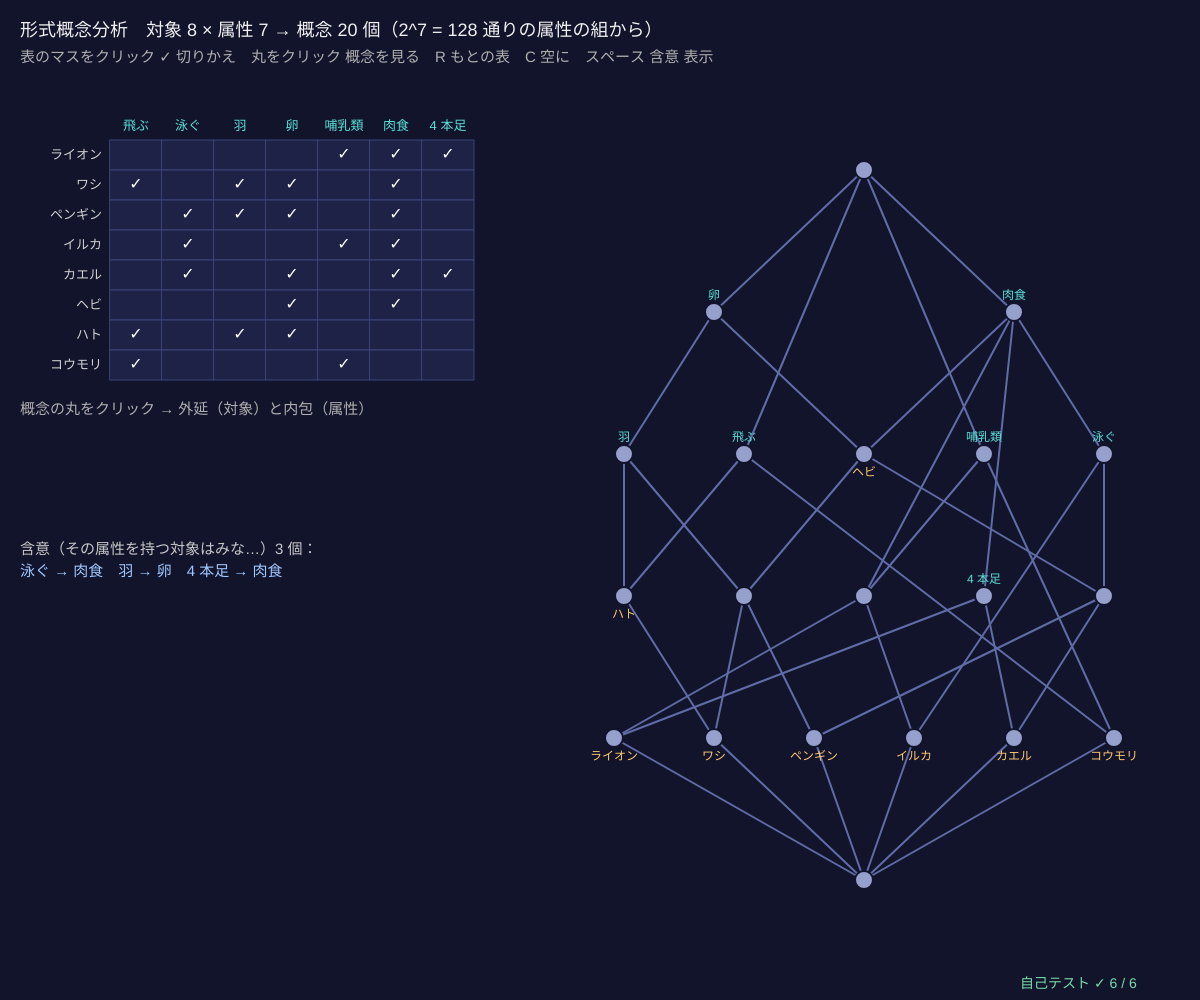
Frame 1 (no input)
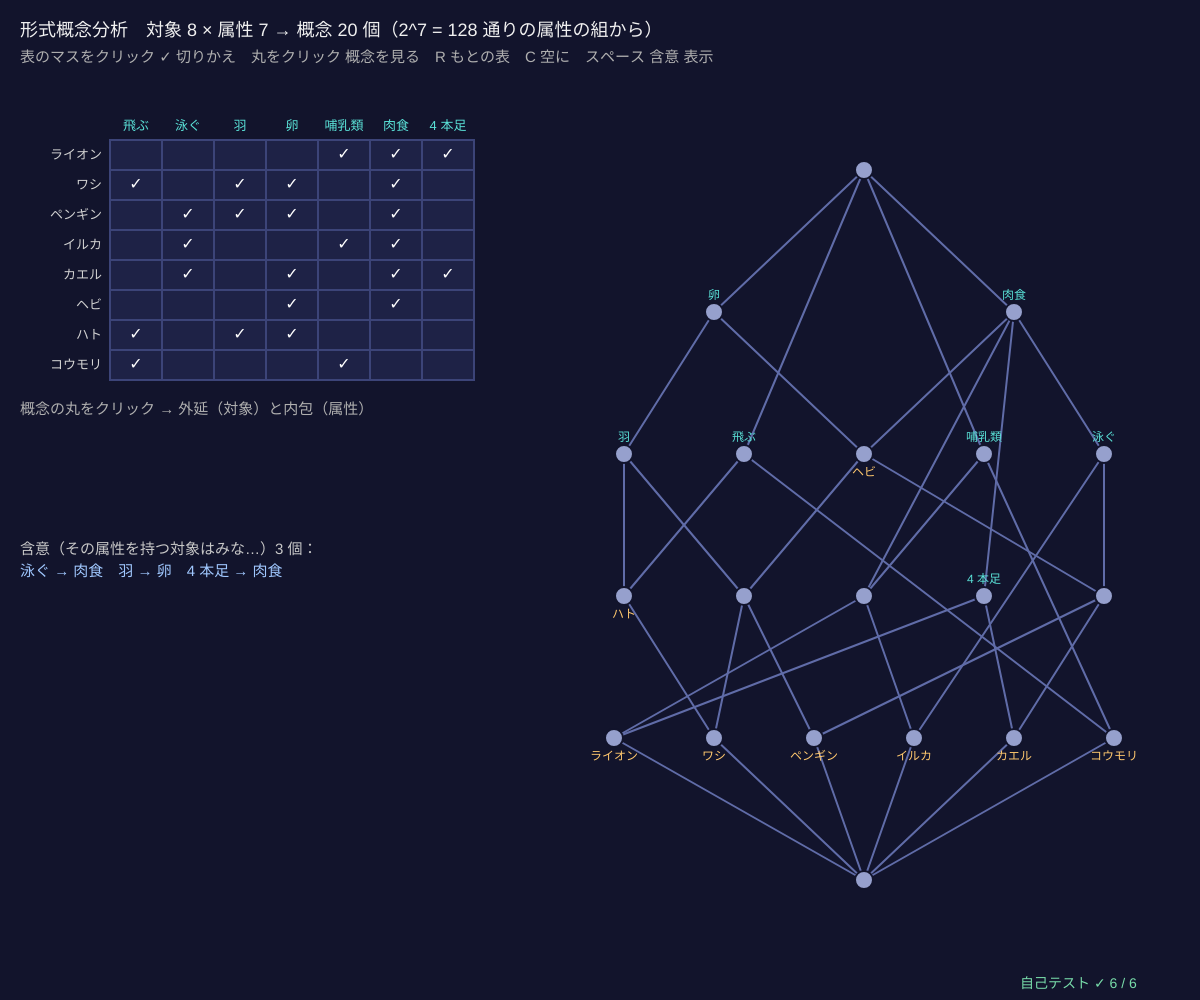
Frame 60 (no input)
Frame 120 (the mouse pressed at the canvas centre since frame 60): identical to frame 60, image omitted

The p5.js sketch that drew these frames (run headless with seeded random() and noise() and a simulated clock; from frame 60 on, the mouse is pressed at the canvas centre):

// p5.js sketch
// ── sketch.js
// ============================================
// 08 形式概念分析 ─ 「対象 × 属性」の表から概念を全部見つけ、概念束を描く
// 対象の集合 A に共通の属性 A′、属性の集合 B を全部持つ対象 B′。A′ = B かつ B′ = A となる組 (A, B) が「概念」（外延 A・内包 B）
// 属性の部分集合 2^7 = 128 通りを全部調べて概念を集め、外延の ⊆ で並べる。属性名は上、対象名は下に書く（いちばん簡単なラベル）
// 表のマスをクリックで ✓ を切りかえ / 概念の丸をクリック → 外延・内包 / R もとの表 / C 表を空に / スペース 含意の表示を切りかえ
// ============================================

const OBJS = ['ライオン', 'ワシ', 'ペンギン', 'イルカ', 'カエル', 'ヘビ', 'ハト', 'コウモリ'];   // ★ 対象
const ATTRS = ['飛ぶ', '泳ぐ', '羽', '卵', '哺乳類', '肉食', '4 本足'];                       // ★ 属性
const START = ['0000111', '1011010', '0111010', '0100110', '0101011', '0001010', '1011000', '1000100'];   // ★ 表（1 = ✓）
let ctx = [], CL = null, concepts = [], pick = -1, showImp = true;

function setup() { createCanvas(windowWidth, windowHeight); selfTest(); resetCtx(); }

function resetCtx() { ctx = START.map((r) => [...r].reduce((m, c, a) => m | (c === '1' ? 1 << a : 0), 0)); rebuild(); }
// 導出作用素：A′ = A の全員が持つ属性、B′ = B を全部持つ対象（ビットマスク）
function objPrime(cx, nA, A) { let m = (1 << nA) - 1; cx.forEach((row, g) => { if (A >> g & 1) m &= row; }); return m; }
function attrPrime(cx, B) { let m = 0; cx.forEach((row, g) => { if ((row & B) === B) m |= 1 << g; }); return m; }
function conceptsOf(cx, nA) {          // 属性の部分集合を全部調べる：B → B′ → B″ が内包
  let seen = new Map();
  for (let B = 0; B < 1 << nA; B++) { let A = attrPrime(cx, B); if (!seen.has(A)) seen.set(A, objPrime(cx, nA, A)); }
  return [...seen.entries()].map(([A, B]) => ({ A, B })).sort((p, q) => popc(p.A) - popc(q.A) || p.A - q.A);
}
function conceptsByObjects(cx, nA) {   // 確かめ用：対象の部分集合から（A → A′ → A″）
  let seen = new Set(); for (let A = 0; A < 1 << cx.length; A++) seen.add(attrPrime(cx, objPrime(cx, nA, A)));
  return [...seen].sort((a, b) => a - b);
}
function rebuild() {
  concepts = conceptsOf(ctx, ATTRS.length); pick = -1;
  CL = makePoset(concepts.length, (i, j) => (concepts[i].A & concepts[j].A) === concepts[i].A, concepts.map(() => ''));
  layoutHasse(CL, width * 0.47, 170, width * 0.5, height - 290);
}
function implications() {              // 1 つの属性どうしの含意 a → b（a を持つ対象はみな b も持つ）
  let out = [];
  for (let a = 0; a < ATTRS.length; a++) for (let b = 0; b < ATTRS.length; b++) if (a !== b) { let Aa = attrPrime(ctx, 1 << a), Ab = attrPrime(ctx, 1 << b); if (Aa && (Aa & Ab) === Aa) out.push(ATTRS[a] + ' → ' + ATTRS[b]); }
  return out;
}

function draw() {
  background(18, 20, 44);
  // ---- 表
  let cw = 52, chh = 30, tx = 110, ty = 140;
  textSize(13); textAlign(CENTER, CENTER);
  ATTRS.forEach((a, k) => { fill(90, 225, 215); noStroke(); text(a, tx + k * cw + cw / 2, ty - 14); });
  for (let g = 0; g < OBJS.length; g++) {
    let inA = pick >= 0 && concepts[pick].A >> g & 1;
    noStroke(); fill(inA ? [255, 200, 110] : [210]); textAlign(RIGHT, CENTER); text(OBJS[g], tx - 8, ty + g * chh + chh / 2); textAlign(CENTER, CENTER);
    for (let a = 0; a < ATTRS.length; a++) {
      let on = ctx[g] >> a & 1, inB = pick >= 0 && concepts[pick].B >> a & 1;
      stroke(60, 68, 120); fill(inA && inB ? [70, 110, 120] : [30, 34, 70]); rect(tx + a * cw, ty + g * chh, cw, chh);
      if (on) { noStroke(); fill(255); textSize(16); text('✓', tx + a * cw + cw / 2, ty + g * chh + chh / 2); textSize(13); }
    }
  }
  textAlign(LEFT, BASELINE);
  // ---- 概念束（属性名は μ(m) = (m′, m″) の上に、対象名は γ(g) = (g″, g′) の下に）
  drawHasse(CL, { rad: 9, col: (i) => (i === pick ? [255, 255, 255] : pick >= 0 && CL.R[i][pick] ? [255, 200, 110] : pick >= 0 && CL.R[pick][i] ? [90, 225, 215] : [150, 160, 205]) });
  textSize(12); textAlign(CENTER, BASELINE);
  ATTRS.forEach((a, k) => { let A = attrPrime(ctx, 1 << k), i = concepts.findIndex((c) => c.A === A); if (i >= 0) { fill(90, 225, 215); text(a, CL.pos[i][0], CL.pos[i][1] - 13 - 13 * ATTRS.slice(0, k).filter((x, j) => attrPrime(ctx, 1 << j) === A).length); } });
  OBJS.forEach((o, g) => { let B = ctx[g], i = concepts.findIndex((c) => c.B === B); if (i >= 0) { fill(255, 200, 110); text(o, CL.pos[i][0], CL.pos[i][1] + 22 + 13 * OBJS.slice(0, g).filter((x, h) => ctx[h] === B).length); } });
  textAlign(LEFT, BASELINE);
  // ---- 文字
  let y = ty + OBJS.length * chh + 34; textSize(15);
  if (pick >= 0) { let c = concepts[pick];
    fill(255, 200, 110); text('外延 A = {' + OBJS.filter((o, g) => c.A >> g & 1).join('、') + '}', 20, y, width * 0.44);
    fill(90, 225, 215); text('内包 B = {' + ATTRS.filter((a, k) => c.B >> k & 1).join('、') + '}', 20, y + 48, width * 0.44);
    fill(175); text('A′ = B かつ B′ = A ' + (objPrime(ctx, ATTRS.length, c.A) === c.B && attrPrime(ctx, c.B) === c.A ? '✓' : '✗') + '　（下 = 橙の概念は部分概念、上 = 水色は上位概念）', 20, y + 96, width * 0.44); }
  else { fill(175); text('概念の丸をクリック → 外延（対象）と内包（属性）', 20, y); }
  if (showImp) { let im = implications(); fill(200); text('含意（その属性を持つ対象はみな…）' + im.length + ' 個：', 20, y + 140); fill(160, 200, 255); text(im.slice(0, 14).join('　'), 20, y + 150, width * 0.44); }
  fill(240); textSize(18); text('形式概念分析　対象 ' + OBJS.length + ' × 属性 ' + ATTRS.length + ' → 概念 ' + concepts.length + ' 個（2^' + ATTRS.length + ' = ' + (1 << ATTRS.length) + ' 通りの属性の組から）', 20, 36);
  fill(175); textSize(15); text('表のマスをクリック ✓ 切りかえ　丸をクリック 概念を見る　R もとの表　C 空に　スペース 含意 ' + (showImp ? '表示' : '非表示'), 20, 62);
  drawSelfTest(width - 180, height - 12);
}

function mousePressed() {
  let cw = 52, chh = 30, tx = 110, ty = 140, a = Math.floor((mouseX - tx) / cw), g = Math.floor((mouseY - ty) / chh);
  if (a >= 0 && a < ATTRS.length && g >= 0 && g < OBJS.length) { ctx[g] ^= 1 << a; rebuild(); return; }
  let i = nodeAt(CL, mouseX, mouseY, 14); if (i >= 0) pick = i === pick ? -1 : i;
}
function keyPressed() {
  if (key === 'r' || key === 'R') resetCtx();
  if (key === 'c' || key === 'C') { ctx = ctx.map(() => 0); rebuild(); }
  if (key === ' ') showImp = !showImp;
  return false;
}

// ---- 自己テスト
function selfTest() {
  selfTestResults = [];
  let ne = [0, 1, 2, 3].map((g) => 15 & ~(1 << g)), id = [0, 1, 2, 3].map((g) => 1 << g);
  check('「i ≠ j で ✓」の 4 × 4 の表：概念は 2^4 = 16 個（概念束 = 部分集合の束）', conceptsOf(ne, 4).length === 16);
  check('対角線だけ ✓ の 4 × 4 の表：概念は 4 + 2 = 6 個（M4 の形）', conceptsOf(id, 4).length === 6);
  resetCtx(); let cs = conceptsOf(ctx, ATTRS.length);
  check('動物の表：属性 128 通りから求めた概念 ' + cs.length + ' 個 = 対象 256 通りから求めた概念', cs.map((c) => c.A).sort((a, b) => a - b).join() === conceptsByObjects(ctx, ATTRS.length).join());
  check('どの概念も A′ = B かつ B′ = A', cs.every((c) => objPrime(ctx, ATTRS.length, c.A) === c.B && attrPrime(ctx, c.B) === c.A));
  let ok = isLattice(CL);
  for (let i = 0; i < CL.n; i++) for (let j = 0; j < CL.n; j++) if (concepts[meetOf(CL, i, j)].A !== (concepts[i].A & concepts[j].A)) ok = false;
  check('概念束は束で、下限の外延 = 外延の共通部分', ok);
  let im = implications(), dir = []; for (let a = 0; a < ATTRS.length; a++) for (let b = 0; b < ATTRS.length; b++) if (a !== b && ctx.some((r) => r >> a & 1) && ctx.every((r) => !(r >> a & 1) || r >> b & 1)) dir.push(ATTRS[a] + ' → ' + ATTRS[b]);
  check('含意 a → b の一覧 = 表を 1 行ずつ見て確かめたもの（' + im.length + ' 個、例：羽 → 卵）', im.join() === dir.join() && im.includes('羽 → 卵'));
  reportSelfTest();
}

// ---------- やってみよう ----------
// 1. 「羽」のラベルがある丸をクリック。外延は？ 内包に「卵」が入っているのはなぜ？
// 2. コウモリの「飛ぶ」の ✓ を消すと、概念はいくつ減る？ 束の形はどう変わる？
// 3. 含意「羽 → 卵」がある。ペンギンに ✓ を足し引きして、この含意をこわしてみよう
// 4. 自分で対象（好きな食べ物など）と属性を書きかえて、概念束を作ろう（OBJS, ATTRS, START）
// 5. 07 のガロア接続と同じ f, g。概念 = 閉じた集合の組


// ==================================================
// ここから下は「束論の道具」（中身は読まなくても OK。消さないでね）
// ==================================================
// ---- 順序集合 P = { n, R, lab, cov, rk, pos }。R[i][j] = 1 は「i ≤ j」（n × n の 0/1 の表）
function makePoset(n, leqFn, labs) {
  let R = [];
  for (let i = 0; i < n; i++) { R.push(new Uint8Array(n)); for (let j = 0; j < n; j++) R[i][j] = i === j || leqFn(i, j) ? 1 : 0; }
  return posetFromRel(R, labs);
}
function posetFromRel(R, labs) { let n = R.length, cov = coversOf(R); return { n, R, cov, rk: ranksOf(n, cov), pos: [], lab: labs || [...Array(n).keys()].map(String) }; }
function fromCovers(labs, cv) { let n = labs.length, R = []; for (let i = 0; i < n; i++) R.push(new Uint8Array(n)); for (let [a, b] of cv) R[a][b] = 1; return posetFromRel(closeRel(R), labs); }   // 被覆の組から
function closeRel(R) {                 // 反射的・推移的閉包（ワーシャル法：k を経由して行けるなら i ≤ j）
  let n = R.length, C = R.map((r) => Uint8Array.from(r));
  for (let i = 0; i < n; i++) C[i][i] = 1;
  for (let k = 0; k < n; k++) for (let i = 0; i < n; i++) if (C[i][k]) for (let j = 0; j < n; j++) if (C[k][j]) C[i][j] = 1;
  return C;
}
function isReflexive(R) { return R.every((r, i) => r[i] === 1); }
function isAntisym(R) { for (let i = 0; i < R.length; i++) for (let j = i + 1; j < R.length; j++) if (R[i][j] && R[j][i]) return false; return true; }
function isTransitive(R) { let n = R.length; for (let i = 0; i < n; i++) for (let j = 0; j < n; j++) if (R[i][j]) for (let k = 0; k < n; k++) if (R[j][k] && !R[i][k]) return false; return true; }
function isPoset(R) { return isReflexive(R) && isAntisym(R) && isTransitive(R); }
function coversOf(R) {                 // 被覆 a ⋖ b：a < b で、間にはさまる c がない（推移的簡約 = ハッセ図の辺）
  let n = R.length, E = [], lt = (a, b) => a !== b && R[a][b] && !R[b][a];
  for (let a = 0; a < n; a++) for (let b = 0; b < n; b++) if (lt(a, b)) {
    let ok = true; for (let c = 0; c < n && ok; c++) if (lt(a, c) && lt(c, b)) ok = false;
    if (ok) E.push([a, b]);
  }
  return E;
}
function ranksOf(n, cov) {             // ランク = 下から c までの最長の鎖の長さ（最大 n 回くり返せば止まる）
  let rk = new Array(n).fill(0);
  for (let t = 0; t <= n; t++) { let ch = false; for (let [a, b] of cov) if (rk[b] < rk[a] + 1 && rk[a] < n) { rk[b] = rk[a] + 1; ch = true; } if (!ch) break; }
  return rk;
}
function allOf(P) { return [...Array(P.n).keys()]; }
function upperOf(P, a, b) { return allOf(P).filter((c) => P.R[a][c] && P.R[b][c]); }   // 上界：a と b の両方より上
function lowerOf(P, a, b) { return allOf(P).filter((c) => P.R[c][a] && P.R[c][b]); }   // 下界
function leastOf(P, Sx) { for (let x of Sx) if (Sx.every((y) => P.R[x][y])) return x; return -1; }      // 最小元（なければ −1）
function greatestOf(P, Sx) { for (let x of Sx) if (Sx.every((y) => P.R[y][x])) return x; return -1; }   // 最大元
function joinOf(P, a, b) { return leastOf(P, upperOf(P, a, b)); }     // 上限 a ∨ b = 最小上界（なければ −1）
function meetOf(P, a, b) { return greatestOf(P, lowerOf(P, a, b)); }  // 下限 a ∧ b = 最大下界
function botOf(P) { return leastOf(P, allOf(P)); }
function topOf(P) { return greatestOf(P, allOf(P)); }
function isLattice(P) { if (P.n === 0) return false; for (let a = 0; a < P.n; a++) for (let b = a + 1; b < P.n; b++) if (joinOf(P, a, b) < 0 || meetOf(P, a, b) < 0) return false; return true; }
function tables(P) {                   // 上限・下限の表（何度も使うので先に計算）
  P.J = []; P.M = [];
  for (let a = 0; a < P.n; a++) { P.J.push(new Int16Array(P.n)); P.M.push(new Int16Array(P.n)); for (let b = 0; b < P.n; b++) { P.J[a][b] = joinOf(P, a, b); P.M[a][b] = meetOf(P, a, b); } }
  return P;
}
// ---- よく使う束：約数の束（割り切る）と部分集合の束（含まれる）
function gcdOf(a, b) { while (b) [a, b] = [b, a % b]; return a; }
function lcmOf(a, b) { return (a / gcdOf(a, b)) * b; }
function divisorsOf(n) { let d = []; for (let k = 1; k <= n; k++) if (n % k === 0) d.push(k); return d; }
function primeFactors(n) { let f = []; for (let p = 2; p * p <= n; p++) if (n % p === 0) { let e = 0; while (n % p === 0) { n /= p; e++; } f.push([p, e]); } if (n > 1) f.push([n, 1]); return f; }
function divisorPoset(n) {
  let D = divisorsOf(n), P = makePoset(D.length, (i, j) => D[j] % D[i] === 0, D.map(String)), ps = primeFactors(n).map((f) => f[0]), dir = [-1, 1, -0.3, 0.55, -0.62];
  P.val = D; P.hint = (i) => ps.reduce((s, p, t) => { let e = 0, v = D[i]; while (v % p === 0) { v /= p; e++; } return s + e * dir[t % 5]; }, 0);
  return P;
}
function popc(m) { let c = 0; while (m) { c += m & 1; m >>= 1; } return c; }
function setName(m, k) { let s = ''; for (let t = 0; t < k; t++) if (m >> t & 1) s += 'abcdefg'[t]; return s || '∅'; }
function powersetPoset(k) {
  let P = makePoset(1 << k, (i, j) => (i & j) === i, [...Array(1 << k).keys()].map((m) => setName(m, k))), dir = [-1, 1, -0.3, 0.55];
  P.val = [...Array(1 << k).keys()]; if (k <= 4) P.hint = (i) => dir.reduce((s, d, t) => s + (i >> t & 1) * d, 0);
  return P;
}
// ---- ハッセ図を描く：高さ = ランク、横 = hint（なければ下の被覆の平均の順）
function layoutHasse(P, x, y, w, h, exact) {
  let mr = Math.max(0, ...P.rk), lv = [], px = new Array(P.n).fill(0.5);
  for (let r = 0; r <= mr; r++) lv.push([]);
  for (let i = 0; i < P.n; i++) lv[P.rk[i]].push(i);
  for (let r = 0; r <= mr; r++) {
    for (let i of lv[r]) { if (P.hint) px[i] = P.hint(i); else { let s = 0, c = 0; for (let [a, b] of P.cov) if (b === i) { s += px[a]; c++; } px[i] = (c ? s / c : 0.5) + i * 1e-6; } }
    lv[r].sort((a, b) => px[a] - px[b]);
    if (!(exact && P.hint)) lv[r].forEach((i, k) => (px[i] = (k + 0.5) / lv[r].length));
  }
  if (exact && P.hint) { let lo = Math.min(...px), hi = Math.max(...px); px = px.map((v) => (hi > lo ? 0.04 + 0.92 * (v - lo) / (hi - lo) : 0.5)); }
  P.pos = []; for (let i = 0; i < P.n; i++) P.pos.push([x + w * px[i], y + h - (mr ? P.rk[i] / mr : 0.5) * h]);
}
function drawHasse(P, o) {             // o = { col(i), ecol(a, b), rad, fs }。色は [r, g, b]
  o = o || {}; let rad = o.rad || 16;
  strokeWeight(2);
  for (let [a, b] of P.cov) { stroke(...((o.ecol && o.ecol(a, b)) || [96, 108, 168])); line(P.pos[a][0], P.pos[a][1], P.pos[b][0], P.pos[b][1]); }
  textAlign(CENTER, CENTER); textSize(o.fs || 13);
  for (let i = 0; i < P.n; i++) {
    stroke(18, 20, 44); strokeWeight(2); fill(...((o.col && o.col(i)) || [226, 232, 248])); circle(P.pos[i][0], P.pos[i][1], 2 * rad);
    noStroke(); fill(18, 20, 44); text(P.lab[i], P.pos[i][0], P.pos[i][1] + 1);
  }
  textAlign(LEFT, BASELINE);
}
function nodeAt(P, mx, my, r) { let best = -1, bd = r || 20; for (let i = 0; i < P.n; i++) { let d = Math.hypot(P.pos[i][0] - mx, P.pos[i][1] - my); if (d < bd) { bd = d; best = i; } } return best; }
// ---- 種つきの乱数（同じ種なら毎回同じ列）
let rngState = 1;
function seedRng(sd) { rngState = (sd >>> 0) || 1; }
function rnd() {                       // 0〜1 の一様乱数（mulberry32）
  rngState = (rngState + 0x6d2b79f5) >>> 0;
  let t = rngState;
  t = Math.imul(t ^ (t >>> 15), t | 1);
  t ^= t + Math.imul(t ^ (t >>> 7), t | 61);
  return ((t ^ (t >>> 14)) >>> 0) / 4294967296;
}
function randomPoset(n, p) { let o = []; for (let i = 0; i < n; i++) o.push(i); for (let i = n - 1; i > 0; i--) { let j = Math.floor(rnd() * (i + 1)); [o[i], o[j]] = [o[j], o[i]]; }   // ランダムな順番 o で、前 → 後ろに確率 p で辺 → 閉包
  let R = []; for (let i = 0; i < n; i++) R.push(new Uint8Array(n));
  for (let a = 0; a < n; a++) for (let b = a + 1; b < n; b++) if (rnd() < p) R[o[a]][o[b]] = 1;
  return posetFromRel(closeRel(R));
}
function clampv(v, a, b) { return v < a ? a : v > b ? b : v; }
// ---- 自己テストの道具
let selfTestResults = [];
function check(name, cond) { selfTestResults.push({ name, ok: !!cond }); }
function reportSelfTest() { for (let r of selfTestResults) (r.ok ? console.log : console.error)((r.ok ? '✓ ' : '✗ ') + r.name); }
function selfTestLine() { let k = selfTestResults.filter((r) => r.ok).length; return '自己テスト ' + (k === selfTestResults.length ? '✓ ' : '✗ ') + k + ' / ' + selfTestResults.length; }
function drawSelfTest(x, y) { noStroke(); fill(...(selfTestResults.every((r) => r.ok) ? [120, 220, 170] : [255, 90, 90])); textSize(14); textAlign(LEFT, BASELINE); text(selfTestLine(), x, y); }
